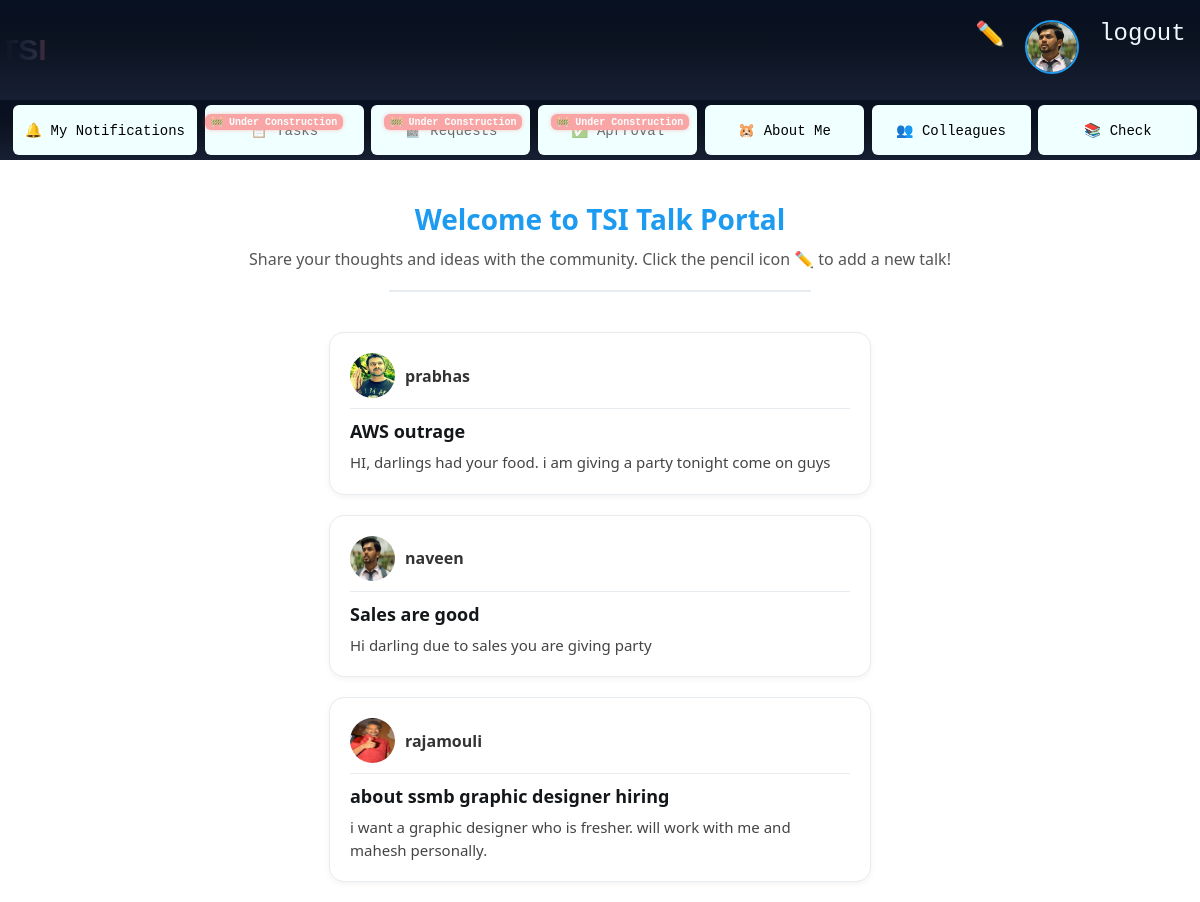
/ (signed in), run on the app's committed database.
### base/models.py (models this page shows, shortened)
class employess(models.Model):
    user=models.OneToOneField(User, on_delete=models.CASCADE,null=True)
    name=models.CharField(max_length=100)
    position=models.CharField(max_length=100)
    department=models.CharField(max_length=100)
    email=models.EmailField()
    phone=models.CharField(max_length=15)
    image=models.ImageField(upload_to='images/', null=True, blank=True)

class talks(models.Model):
    title=models.CharField(max_length=200)
    desc=models.TextField()
    user=models.ForeignKey(User, on_delete=models.CASCADE, null=True)

### base/views.py (the view)
# urls.py: path('',views.home,name="home"),
@login_required(login_url='login')
def home(request):
    s=talks.objects.all()
    return render(request, 'home.html',{'data':s})

### base/templates/home.html (shortened to what this page needs)
{% extends 'main.html' %}
{% block content %}
<div class="talk-container">
    <div class="talk-header">
        <h2>Welcome to TSI Talk Portal</h2>
        <p>Share your thoughts and ideas with the community. Click the pencil icon ✏️ to add a new talk!</p>
        <hr style="width: 60%; margin: 20px auto; border: none; height: 2px; background-color: #e6ecf0;">
    </div>
    {% for i in data %}
    <div class="talk-card">
        <div class="talk-user">
            <img src="{{i.user.employess.image.url}}" alt="user">
            <span>{{ i.user.username }}</span>
        </div>
        <div class="talk-divider"></div>
        <div class="talk-title">{{ i.title }}</div>
        <div class="talk-desc">{{ i.desc }}</div>
    </div>
    {% endfor %}
</div>
{% endblock %}

### templates/nav.html (shortened to what this page needs)
<nav>
    <div class="logo">
        <a href="{% url 'home' %}" style="text-decoration: none;"><h1 class="name">TSI</h1></a>
    </div>
    <div class="menu">
            {% if user.is_authenticated %}
            <a href="{% url 'add' %}">✏️</a>
            <span class="icon"><a href="{% url 'profile' %}"><img src="{{user.employess.image.url}}" alt="" class="profile pic"></a></span>
            <a href="{% url 'logout' %}" style="color: aliceblue;"><pre>logout </pre></a>
            {% else %}
            <a href="{% url 'login' %}" style="color: aliceblue;">Login</a>
            <a href="{% url 'register' %}" style="color: aliceblue;">Register</a>
            {% endif %}
    </div>
</nav>

### static/style.css (style rules this page uses)
* { margin:0; padding: 0; }
nav { background: linear-gradient( 180deg, #071021 0%, #0b1220 40%, #172033 100% ); color: #e6e9ef; width:auto; height: 100px; display: flex; justify-content:space-between; align-items: center; }
nav .logo { display: flex; flex-direction: row; align-items: center; font-size:20px; gap: 10px; }
nav .logo .name { font-family: 'Poppins', sans-serif; text-transform: uppercase; text-align: center; background-image: linear-gradient( to right, #0b1220, #172033, #2b2d42, #5b232b, #2f5b3b, #6a4b33 ); background-size: 200% 100%; background-position: 0% 50%; -webkit-background-clip: text; background-clip: text; -webkit-text-fill-color: transparent; animation: gradient-slide 2.5s linear infinite; }
nav .menu { display: flex; flex-direction: row; gap: 20px; }
nav .menu a { text-decoration: none; font-size: 24px; }

### templates/nav.html (style rules this page uses)
.profile.pic { width: 50px; height: 50px; border-radius: 50%; object-fit: cover; border: 2px solid #1d9bf0; transition: transform 0.2s ease, box-shadow 0.2s ease; cursor: pointer; }

### base/templates/home.html (style rules this page uses)
.talk-container { display: flex; flex-direction: column; align-items: center; margin-top: 40px; font-family: "Segoe UI", Arial, sans-serif; }
.talk-header { text-align: center; margin-bottom: 20px; }
.talk-header h2 { font-size: 28px; color: #1d9bf0; margin-bottom: 10px; }
.talk-header p { font-size: 16px; color: #555; }
.talk-card { background: #fff; border: 1px solid #e6ecf0; border-radius: 15px; box-shadow: 0 2px 6px rgba(0,0,0,0.05); width: 500px; padding: 20px; margin-bottom: 20px; transition: transform 0.1s ease, box-shadow 0.2s ease; }
.talk-user { display: flex; align-items: center; gap: 10px; margin-bottom: 10px; }
.talk-user img { width: 45px; height: 45px; border-radius: 50%; }
.talk-user span { font-weight: 600; color: #333; }
.talk-title { font-size: 18px; font-weight: 600; color: #14171a; margin-bottom: 8px; }
.talk-desc { font-size: 15px; color: #444; line-height: 1.5; }
.talk-divider { height: 1px; background: #e6ecf0; margin: 10px 0; }

### data on the page
talks: user.employess.image (picture), user.username "prabhas", title "AWS outrage", desc "HI, darlings had your food. i am giving a party tonight come on guys"
talks: user.employess.image (picture), user.username "naveen", title "Sales are good", desc "Hi darling due to sales you are giving party"
talks: user.employess.image (picture), user.username "rajamouli", title "about ssmb graphic designer hiring", desc "i want a graphic designer who is fresher. will work with me and mahesh personally."
